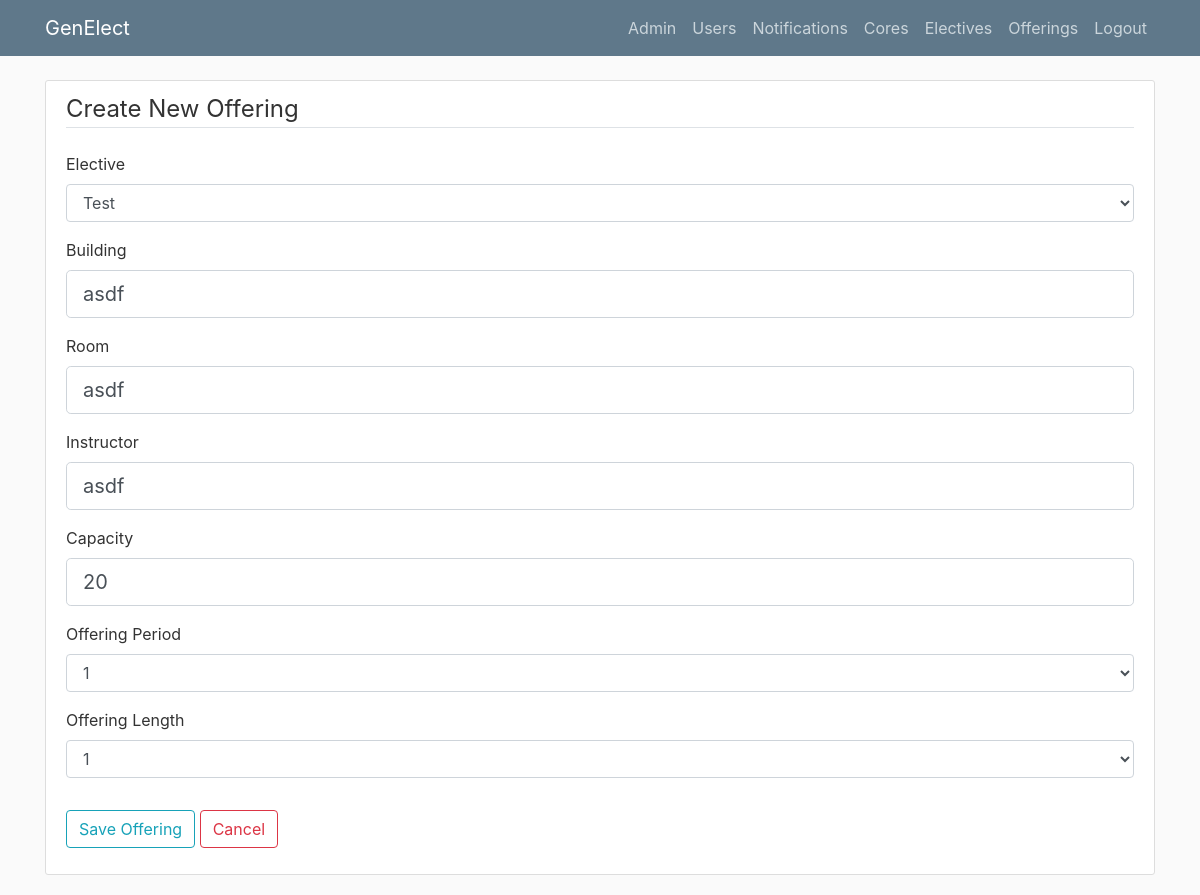
/createoffering?offering_template_id=1 (signed in), run on the app's committed database.
### genElect/models.py (models this page shows)
class Base(db.Model):
    __abstract__ = True
    id = db.Column(db.Integer, primary_key=True, autoincrement=True)
    date_created = db.Column(db.DateTime, default=db.func.current_timestamp())
    date_modified = db.Column(db.DateTime, default=db.func.current_timestamp(),
            onupdate=db.func.current_timestamp())

class Offerings(Base):
    __tablename__ = 'offerings'
    day = db.Column(db.Date)
    period_start = db.Column(db.Integer)
    period_length = db.Column(db.Integer)
    building = db.Column(db.String(100))
    room = db.Column(db.String(100))
    instructor = db.Column(db.String(100))
    current_count = db.Column(db.Integer)
    capacity = db.Column(db.Integer)
    elective_id = db.Column(db.Integer, db.ForeignKey('electives.id'), nullable=False)
    registrations = db.relationship('Registrations', backref='offering', lazy=True)

### genElect/__init__.py (the view)
@app.route("/createoffering", methods=['GET', 'POST'])
def createoffering():
    if current_user.is_authenticated and (current_user.role == "admin" or current_user.role == "instructor"):
        form = OfferingForm()
        choices = []
        electives = Electives.query.all()
        for elective in electives:
            choices.append((str(elective.id), elective.name))
        form.elective.choices = choices
        if form.validate_on_submit():
            new_offering = Offerings(building=form.building.data, room=form.room.data, instructor=form.instructor.data, capacity=form.capacity.data, current_count=0, elective_id=int(form.elective.data), period_start=int(form.period_start.data), period_length=int(form.period_length.data))
            db.session.add(new_offering)
            db.session.commit()
            flash(f"Offering created!", 'success')
            return redirect(url_for('allofferings'))
        elif request.method == 'GET':
            template_id = request.args.get('offering_template_id')
            if template_id:
                template_offering = Offerings.query.filter_by(id=template_id).first()
                if not template_offering: #if the offering template is not found
                    flash("Offering template not found", 'danger')
                    return redirect(url_for('allofferings'))
                else: #fill the new elective with the template information
                    form.building.data = template_offering.building
                    form.room.data = template_offering.room
                    form.instructor.data = template_offering.instructor
                    form.capacity.data = template_offering.capacity
                    form.elective.data = str(template_offering.elective_id)
                    form.period_start.data = str(template_offering.period_start)
                    form.period_length.data = str(template_offering.period_length)
        return render_template('createoffering.html', title='Create Offering', form=form)
    else:
        return render_template('denied.html')

### genElect/forms/__init__.py
class OfferingForm(FlaskForm):
	building = StringField('Building', validators=[DataRequired()])
	room = StringField('Room', validators=[DataRequired()])
	instructor = StringField('Instructor', validators=[DataRequired()])
	choices = [] #to be filled dynamically
	elective = SelectField('Elective', choices=choices, validators=[Required()])
	capacity = IntegerField('Capacity', validators=[DataRequired()])
	num_choices = [('1','1'), ('2','2'), ('3','3')]
	period_start = SelectField('Offering Period', choices=num_choices, validators=[Required()])
	period_length = SelectField('Offering Length', choices=num_choices, validators=[Required()])
	submit = SubmitField('Save Offering')

### genElect/__init__.py (called while the page is built)
@login_manager.user_loader
def load_user(user_id):
    return Users.query.get(int(user_id))

### genElect/templates/createoffering.html (shortened to what this page needs)
{% extends "layout.html" %}
{% block content %}
    <div class="content-section">
    	<form method="POST" action="">
    		<fieldset class="form-group">
    			<legend class="border-bottom mb-4">Create New Offering</legend>
                <div class="form-group">
                    {{ form.elective.label(class="form-control-label") }}
                    {{ form.elective(class="form-control") }}
                </div>
    			<div class="form-group">
    				{{ form.building.label(class="form-control-label") }}
                    {% if form.building.errors %}
                        {{ form.building(class="form-control form-control-lg is-invalid") }}
                        <div class="invalid-feedback">
                            {% for error in form.building.errors %}
                                <span>{{ error }}</span>
                            {% endfor%}
                        </div>
                    {% else %}
                        {{ form.building(class="form-control form-control-lg") }}
                    {% endif %}
    			</div>
    			<div class="form-group">
    				{{ form.room.label(class="form-control-label") }}
    				{% if form.room.errors %}
                        {{ form.room(class="form-control form-control-lg is-invalid") }}
                        <div class="invalid-feedback">
                            {% for error in form.room.errors %}
                                <span>{{ error }}</span>
                            {% endfor%}
                        </div>
                    {% else %}
                        {{ form.room(class="form-control form-control-lg") }}
                    {% endif %}
    			</div>
                <div class="form-group">
                    {{ form.instructor.label(class="form-control-label") }}
                    {% if form.instructor.errors %}
                        {{ form.instructor(class="form-control form-control-lg is-invalid") }}
                        <div class="invalid-feedback">
                            {% for error in form.instructor.errors %}
                                <span>{{ error }}</span>
                            {% endfor%}
                        </div>
                    {% else %}
                        {{ form.instructor(class="form-control form-control-lg") }}
                    {% endif %}
                </div>
                <div class="form-group">
                    {{ form.capacity.label(class="form-control-label") }}
                    {% if form.capacity.errors %}
                        {{ form.capacity(class="form-control form-control-lg is-invalid") }}
                        <div class="invalid-feedback">
                            {% for error in form.capacity.errors %}
                                <span>{{ error }}</span>
                            {% endfor%}
                        </div>
                    {% else %}
                        {{ form.capacity(class="form-control form-control-lg") }}
                    {% endif %}
                </div>
                <div class="form-group">
                    {{ form.period_start.label(class="form-control-label") }}
                    {{ form.period_start(class="form-control") }}
                </div>
                <div class="form-group">
                    {{ form.period_length.label(class="form-control-label") }}
                    {{ form.period_length(class="form-control") }}
                </div>
    		</fieldset>
    		<div class="form-group">
    			{{ form.submit(class="btn btn-outline-info") }}
                <button type="button" onclick="window.location.href = '/allofferings'" class="btn btn-outline-danger">Cancel</button>
    		</div>
    	</form>
    </div>
{% endblock content %}

### genElect/static/main.css (style rules this page uses)
body { background: #fafafa; color: #333333; margin-top: 5rem; }
.content-section { background: #ffffff; padding: 10px 20px; border: 1px solid #dddddd; border-radius: 3px; margin-bottom: 20px; }

### data on the page
Offerings: elective "Test", building "asdf", room "asdf", instructor "asdf", capacity "20", period_start "1", period_length "1"
